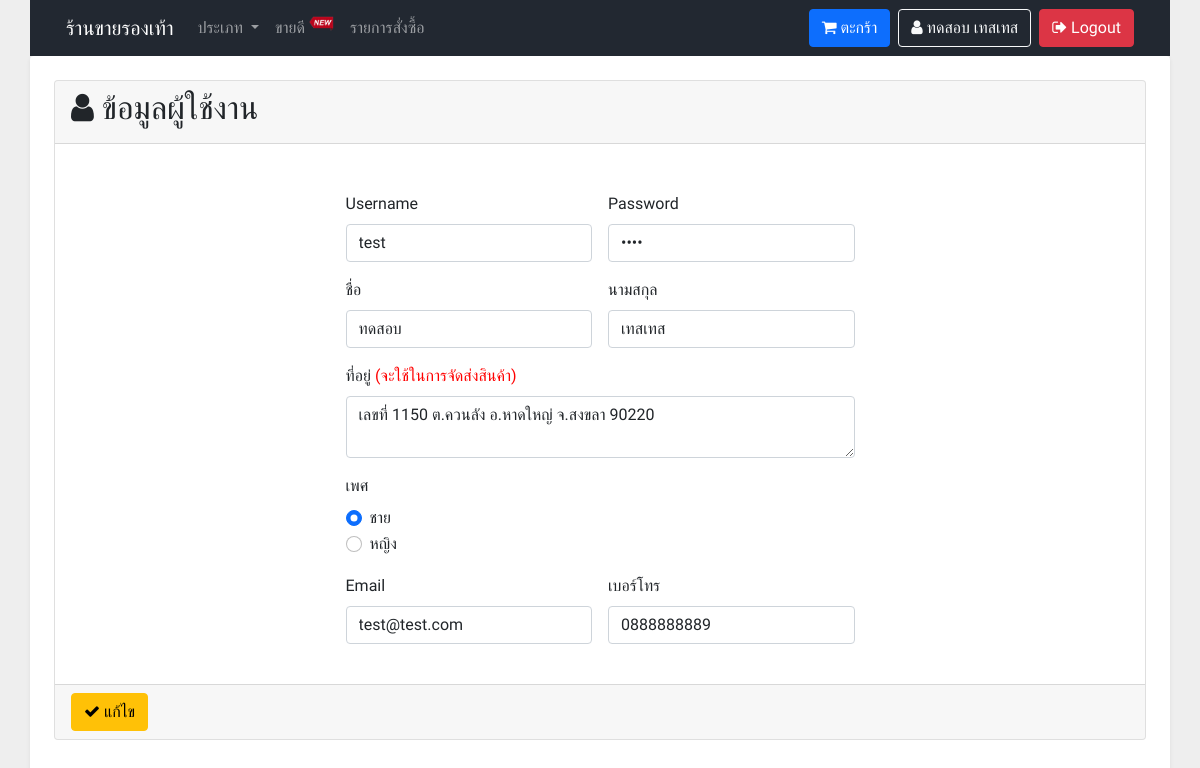
The page /member_profile.php (signed in) on the database as committed earlier.
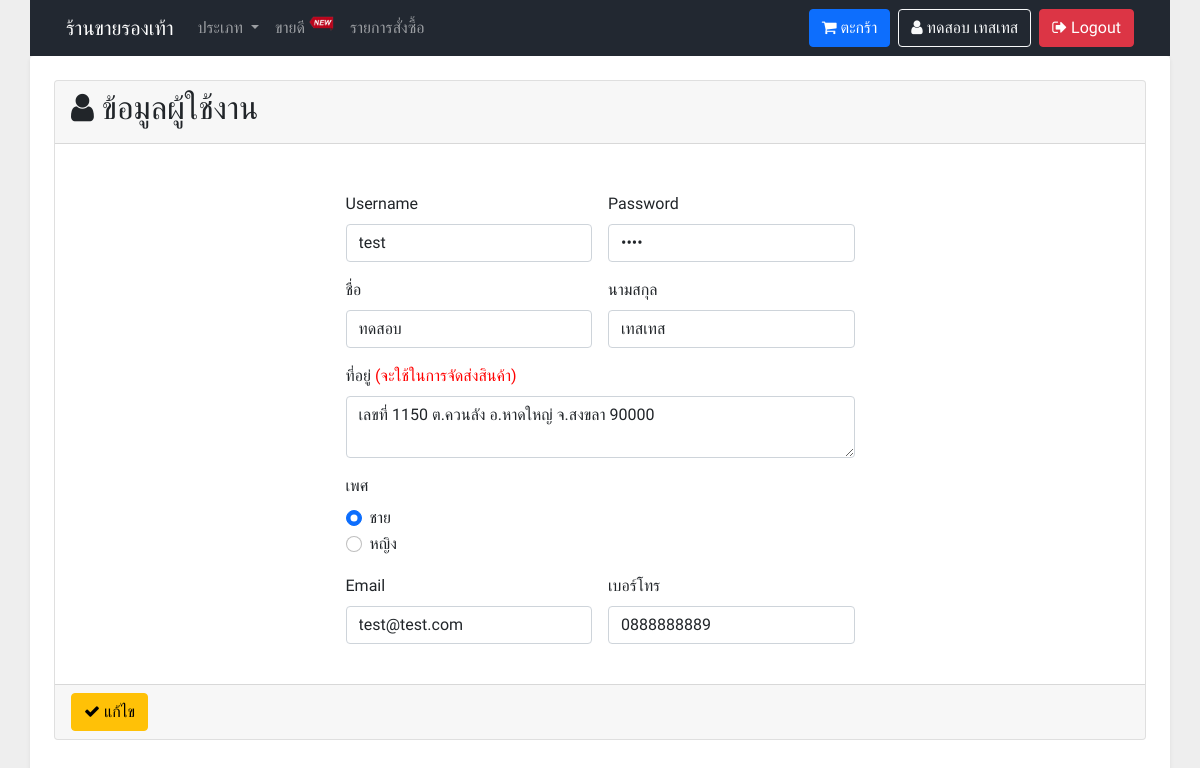
The same page on the database as committed later.
### tables this page shows
CREATE TABLE `tbl_user` (
  `u_id` int(10) NOT NULL COMMENT 'ID',
  `u_username` varchar(255) NOT NULL COMMENT 'ชื่อผู้ใช้',
  `u_password` varchar(255) NOT NULL COMMENT 'รหัสผ่าน',
  `u_fname` varchar(255) NOT NULL COMMENT 'ชื่อ',
  `u_lname` varchar(255) NOT NULL COMMENT 'นามสกุล',
  `u_sex` varchar(50) NOT NULL COMMENT 'เพศ',
  `u_address` text NOT NULL COMMENT 'ที่อยู่',
  `u_email` varchar(255) NOT NULL COMMENT 'อีเมล์',
  `u_tel` varchar(10) NOT NULL COMMENT 'เบอร์โทร',
  `u_role` varchar(50) NOT NULL COMMENT 'บทบาท'
);

### functions.php (called while the page is built, shortened)
<?php
class ConnectDB
{
    function __construct()
    {
        $DB_HOST = "localhost";
        $DB_USER = "root";
        $DB_PASS = "";
        $DB_NAME = "stoe_store";
        $con = new mysqli($DB_HOST, $DB_USER, $DB_PASS, $DB_NAME);
        $this->db = $con;
    }
}
class Member extends ConnectDB
{
    function memberGetById($id)
    {
        $result = $this->db->query("SELECT * FROM tbl_user WHERE u_id = '$id' AND u_role = 'member' ");
        $row = $result->fetch_all(MYSQLI_ASSOC);
        return $row;
    }
}

### member_profile.php (the view, shortened to what the changed rows need)
<?php include('header.php'); ?>
</head>
<?php
$obj_member = new Member();
$row_member = $obj_member->memberGetById($_SESSION['user']['id']);
?>
<body class="bgc-gray">
    <?php include('navbar.php'); ?>
    <div class="container p-4 pb-5 bgc-white shadow-sm rounded min-height">
        <div class="card">
            <div class="card-header">
                <h2><i class="fa fa-user" aria-hidden="true"></i> ข้อมูลผู้ใช้งาน</h2>
            </div>
            <div class="card-body">
                <div class="row">
                    <form action="" method="POST" class="row g-3 col-md-6 mx-auto">
                        <div class="col-md-6">
                            <label for="username" class="form-label">Username</label>
                            <input name="username" type="text" class="form-control" id="username" value="<?= $row_member[0]['u_username'] ?>">
                        </div>
                        <div class="col-md-6">
                            <label for="password" class="form-label">Password</label>
                            <input name="password" type="password" class="form-control" id="password" value="<?= $row_member[0]['u_password'] ?>">
                        </div>
                        <div class="col-md-6">
                            <label for="fname" class="form-label">ชื่อ</label>
                            <input name="fname" type="text" class="form-control" id="fname" value="<?= $row_member[0]['u_fname'] ?>">
                        </div>
                        <div class="col-md-6">
                            <label for="lname" class="form-label">นามสกุล</label>
                            <input name="lname" type="text" class="form-control" id="lname" value="<?= $row_member[0]['u_lname'] ?>">
                        </div>
                        <div class="col-12">
                            <label for="address" class="form-label">ที่อยู่ <span style="color:red">(จะใช้ในการจัดส่งสินค้า)</span></label>
                            <textarea name="address" type="text" class="form-control" id="address"><?= $row_member[0]['u_address'] ?></textarea>
                        </div>
                        <div class="col-12">
                            <div class="form-check">
                                <input name="sex" value="ชาย" class="form-check-input" type="radio" id="male" <?php if ($row_member[0]['u_sex'] == 'ชาย') {
                                                                                                                    echo 'checked';
                                                                                                                } ?>>
                                <label class="form-check-label" for="male">
                                    ชาย
                                </label>
                            </div>
                            <div class="form-check">
                                <input name="sex" value="หญิง" class="form-check-input" type="radio" id="female" <?php if ($row_member[0]['u_sex'] == 'หญิง') {
                                                                                                                        echo 'checked';
                                                                                                                    } ?>>
                                <label class="form-check-label" for="female">
                                    หญิง
                                </label>
                            </div>
                        </div>
                        <div class="col-md-6">
                            <label for="email" class="form-label">Email</label>
                            <input name="email" type="email" class="form-control" id="email" value="<?= $row_member[0]['u_email'] ?>">
                        </div>
                        <div class="col-md-6">
                            <label for="tel" class="form-label">เบอร์โทร</label>
                            <input name="tel" type="text" class="form-control" id="tel" maxlength="10" value="<?= $row_member[0]['u_tel'] ?>">
                        </div>
                </div>
            </div>
        </div>
    </div>
</body>
</html>

### navbar.php (shortened to what the changed rows need)
<div class="container">
    <div class="row">
        <nav class="navbar navbar-expand-lg navbar-dark">
            <div class="container">
                <div class="collapse navbar-collapse" id="navbarSupportedContent">
                    <ul class="navbar-nav d-flex">
                        <?php
                        if (isset($_SESSION['user']['role']) && $_SESSION['user']['role'] == 'member') { ?>
                            <a href="member_cart.php" class="btn btn-primary me-2"><i class="fa fa-shopping-cart" aria-hidden="true"></i> ตะกร้า</a>
                            <?php
                            $obj_fetchNameNav = new Member();
                            $row_fetchNameNav = $obj_fetchNameNav->memberGetById($_SESSION['user']['id']);
                            ?>
                            <a href="member_profile.php" class="btn btn-outline-light me-2"><i class="fa fa-user" aria-hidden="true"></i> <?= $row_fetchNameNav[0]['u_fname'] . ' ' . $row_fetchNameNav[0]['u_lname'] ?></a>
                            <a href="logout.php" class="btn btn-danger"><i class="fa fa-sign-out" aria-hidden="true"></i> Logout</a>
                        <?php } else { ?>
                            <a href="login.php" class="btn btn-success me-2"><i class="fa fa-sign-in" aria-hidden="true"></i> Login</a>
                            <a href="register.php" class="btn btn-primary"><i class="fa fa-plus-circle" aria-hidden="true"></i> สมัครสมาชิก</a>
                        <?php } ?>
                    </ul>
                </div>
            </div>
        </nav>
    </div>
</div>

Rows that differ between the two databases and show on the page:
changed tbl_user "ทดสอบ": address "เลขที่ 1150 ต.ควนลัง อ.หาดใหญ่ จ.สงขลา 90220" → "เลขที่ 1150 ต.ควนลัง อ.หาดใหญ่ จ.สงขลา 90000"
